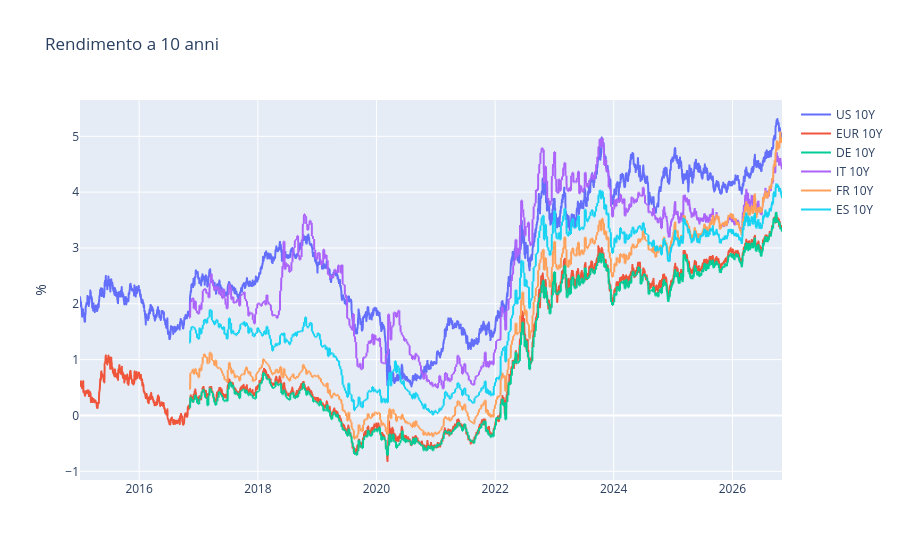

The code cell stored with this chart in its notebook:
### Markdown cell above
## Rendimenti a 10 anni: USA, area euro e paesi

### Code cell
linee(["US 10Y", "EUR 10Y", "DE 10Y", "IT 10Y", "FR 10Y", "ES 10Y"], "Rendimento a 10 anni")

### Figure 1 — Plotly figure (JSON) as saved in the notebook; plotly's stock layout.template omitted (floating-point values rounded to 4 significant figures; data arrays with more than 128 entries replaced by an {"elided": "..."} marker saying what was removed)
{"data": [{"hovertemplate": "=%{x}<br>%=%{y}<extra></extra>", "legendgroup": "US 10Y", "line": {"color": "#636efa", "dash": "solid"}, "marker": {"symbol": "circle"}, "mode": "lines", "name": "US 10Y", "showlegend": true, "type": "scattergl", "x": {"elided": "3074 str values"}, "xaxis": "x", "y": {"elided": "3074 float values"}, "yaxis": "y"}, {"hovertemplate": "=%{x}<br>%=%{y}<extra></extra>", "legendgroup": "EUR 10Y", "line": {"color": "#EF553B", "dash": "solid"}, "marker": {"symbol": "circle"}, "mode": "lines", "name": "EUR 10Y", "showlegend": true, "type": "scattergl", "x": {"elided": "3074 str values"}, "xaxis": "x", "y": {"elided": "3074 float values"}, "yaxis": "y"}, {"hovertemplate": "=%{x}<br>%=%{y}<extra></extra>", "legendgroup": "DE 10Y", "line": {"color": "#00cc96", "dash": "solid"}, "marker": {"symbol": "circle"}, "mode": "lines", "name": "DE 10Y", "showlegend": true, "type": "scattergl", "x": {"elided": "3074 str values"}, "xaxis": "x", "y": {"elided": "3074 float values"}, "yaxis": "y"}, {"hovertemplate": "=%{x}<br>%=%{y}<extra></extra>", "legendgroup": "IT 10Y", "line": {"color": "#ab63fa", "dash": "solid"}, "marker": {"symbol": "circle"}, "mode": "lines", "name": "IT 10Y", "showlegend": true, "type": "scattergl", "x": {"elided": "3074 str values"}, "xaxis": "x", "y": {"elided": "3074 float values"}, "yaxis": "y"}, {"hovertemplate": "=%{x}<br>%=%{y}<extra></extra>", "legendgroup": "FR 10Y", "line": {"color": "#FFA15A", "dash": "solid"}, "marker": {"symbol": "circle"}, "mode": "lines", "name": "FR 10Y", "showlegend": true, "type": "scattergl", "x": {"elided": "3074 str values"}, "xaxis": "x", "y": {"elided": "3074 float values"}, "yaxis": "y"}, {"hovertemplate": "=%{x}<br>%=%{y}<extra></extra>", "legendgroup": "ES 10Y", "line": {"color": "#19d3f3", "dash": "solid"}, "marker": {"symbol": "circle"}, "mode": "lines", "name": "ES 10Y", "showlegend": true, "type": "scattergl", "x": {"elided": "3074 str values"}, "xaxis": "x", "y": {"elided": "3074 float values"}, "yaxis": "y"}], "layout": {"legend": {"title": {"text": ""}, "tracegroupgap": 0}, "title": {"text": "Rendimento a 10 anni"}, "xaxis": {"anchor": "y", "domain": [0.0, 1.0], "title": {"text": ""}}, "yaxis": {"anchor": "x", "domain": [0.0, 1.0], "title": {"text": "%"}}}}
